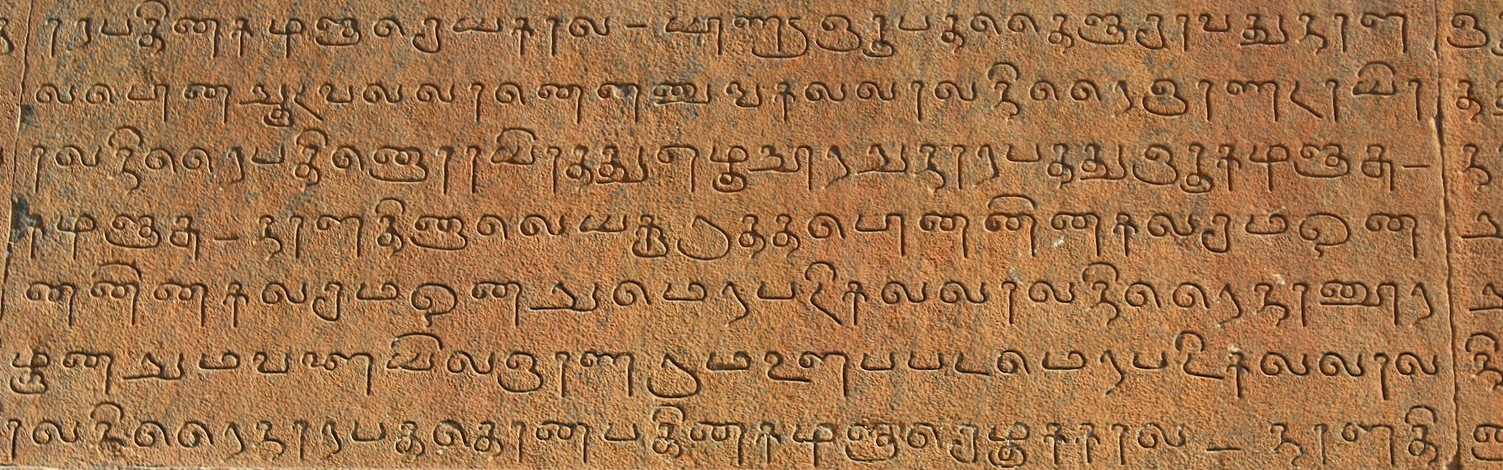
#> input picture test_images/11.jpg.jpeg, 1503 x 470 px; its folder holds only this picture in this run
$ python wavelet.py
#> lines starting #> are read from the running program, lines starting #| are printed output that depends on the picture; after the words box and inside, x2 and y2 are one past the last pixel; in counts of white or black regions, pixels touching at a corner belong together
"""
FULL PIPELINE:
Stone Inscription Preprocessing + Character Detection

All outputs are saved in ONE folder per image.
"""

import cv2
import numpy as np
import pywt
import os
import shutil


# ============================================================
# ---------------------- W1 FUNCTIONS ------------------------
# ============================================================

def load_image(image_path):

    img = cv2.imread(image_path)

    if img is None:
        raise FileNotFoundError(f"Image not found at: {image_path}")

    print(f"✓ Image loaded: {img.shape}")

    return img


def wavelet_denoise(gray_img, wavelet='db2', level=2, threshold=20):

    coeffs = pywt.wavedec2(gray_img, wavelet, level=level)

    coeffs_arr, coeff_slices = pywt.coeffs_to_array(coeffs)

    approx_size = coeffs[0].size

    coeffs_thresholded = coeffs_arr.copy()

    detail_coeffs = coeffs_arr.flatten()[approx_size:]

    detail_coeffs_thresholded = pywt.threshold(detail_coeffs, threshold, mode='soft')

    coeffs_thresholded.flatten()[approx_size:] = detail_coeffs_thresholded

    coeffs_from_arr = pywt.array_to_coeffs(
        coeffs_thresholded,
        coeff_slices,
        output_format='wavedec2'
    )

    denoised_img = pywt.waverec2(coeffs_from_arr, wavelet)

    denoised_img = np.clip(denoised_img, 0, 255).astype(np.uint8)

    print("✓ Wavelet denoising applied")

    return denoised_img


def apply_clahe(img, clip_limit=2.0, tile_grid_size=(8, 8)):

    clahe = cv2.createCLAHE(
        clipLimit=clip_limit,
        tileGridSize=tile_grid_size
    )

    enhanced_img = clahe.apply(img)

    print("✓ CLAHE enhancement applied")

    return enhanced_img


def process_single_image(image_path, output_dir):

    os.makedirs(output_dir, exist_ok=True)

    original_img = load_image(image_path)
    cv2.imwrite(os.path.join(output_dir, '01_original.jpg'), original_img)

    grayscale_img = cv2.cvtColor(original_img, cv2.COLOR_BGR2GRAY)
    cv2.imwrite(os.path.join(output_dir, '02_grayscale.jpg'), grayscale_img)

    print("✓ Grayscale conversion complete")

    wavelet_denoised = wavelet_denoise(grayscale_img)

    cv2.imwrite(os.path.join(output_dir, '03_wavelet.jpg'), wavelet_denoised)

    clahe_img = apply_clahe(wavelet_denoised)

    cv2.imwrite(os.path.join(output_dir, '04_clahe.jpg'), clahe_img)

    return clahe_img


# ============================================================
# ---------------------- W2 FUNCTIONS ------------------------
# ============================================================

def binarize_image(clahe_image):

    if len(clahe_image.shape) == 3:
        gray = cv2.cvtColor(clahe_image, cv2.COLOR_BGR2GRAY)
        print("✓ Converted to grayscale")
    else:
        gray = clahe_image.copy()

    blur = cv2.GaussianBlur(gray, (5, 5), 0)
    print("✓ Gaussian blur applied")

    _, binary = cv2.threshold(
        blur,
        0,
        255,
        cv2.THRESH_BINARY + cv2.THRESH_OTSU
    )

    print("✓ Otsu threshold applied")

    white_pixels = np.sum(binary == 255)
    black_pixels = np.sum(binary == 0)

    if white_pixels > black_pixels:
        binary = cv2.bitwise_not(binary)
        print("✓ Image inverted")

    kernel = cv2.getStructuringElement(cv2.MORPH_RECT, (3, 3))

    binary = cv2.morphologyEx(binary, cv2.MORPH_OPEN, kernel)

    print("✓ Morphological opening applied")

    return binary, gray


def detect_contours(binary_image):

    contours, _ = cv2.findContours(
        binary_image,
        cv2.RETR_EXTERNAL,
        cv2.CHAIN_APPROX_SIMPLE
    )

    print(f"✓ Found {len(contours)} contours")

    valid_contours = []

    for contour in contours:

        x, y, w, h = cv2.boundingRect(contour)
        area = cv2.contourArea(contour)

        if w >= 10 and h >= 10 and area >= 100:
            valid_contours.append(contour)

    print(f"✓ Filtered to {len(valid_contours)} character contours")

    return valid_contours


def draw_bounding_boxes(clahe_image, contours, output_path):

    if len(clahe_image.shape) == 2:
        clahe_with_boxes = cv2.cvtColor(clahe_image, cv2.COLOR_GRAY2BGR)
    else:
        clahe_with_boxes = clahe_image.copy()

    for contour in contours:
        x, y, w, h = cv2.boundingRect(contour)
        cv2.rectangle(clahe_with_boxes, (x, y), (x + w, y + h), (0, 255, 0), 2)

    cv2.imwrite(output_path, clahe_with_boxes)

    print("✓ Bounding boxes saved")


def save_characters(clahe_image, contours, char_dir):

    os.makedirs(char_dir, exist_ok=True)

    if len(clahe_image.shape) == 3:
        clahe_gray = cv2.cvtColor(clahe_image, cv2.COLOR_BGR2GRAY)
    else:
        clahe_gray = clahe_image.copy()

    bounding_boxes = [cv2.boundingRect(c) for c in contours]

    sorted_indices = sorted(
        range(len(bounding_boxes)),
        key=lambda i: (bounding_boxes[i][1] // 50, bounding_boxes[i][0])
    )

    for idx, contour_idx in enumerate(sorted_indices):

        x, y, w, h = bounding_boxes[contour_idx]

        padding = 5

        x_start = max(0, x - padding)
        y_start = max(0, y - padding)

        x_end = min(clahe_gray.shape[1], x + w + padding)
        y_end = min(clahe_gray.shape[0], y + h + padding)

        char_img = clahe_gray[y_start:y_end, x_start:x_end]

        cv2.imwrite(os.path.join(char_dir, f'char_{idx}.png'), char_img)

    print(f"✓ Saved {len(sorted_indices)} characters")


# ============================================================
# ------------------------ MAIN ------------------------------
# ============================================================

def main():

    INPUT_FOLDER = "test_images"
    OUTPUT_FOLDER = "wavelet_output"

    exts = ('.jpg', '.jpeg', '.png')

    images = sorted(
        [f for f in os.listdir(INPUT_FOLDER) if f.lower().endswith(exts)]
    )

    if os.path.exists(OUTPUT_FOLDER):
        shutil.rmtree(OUTPUT_FOLDER)

    os.makedirs(OUTPUT_FOLDER)

    print("="*70)
    print("STONE INSCRIPTION FULL PIPELINE")
    print("="*70)

    total_chars = 0

    for i, fname in enumerate(images, start=1):

        print(f"\n[{i}/{len(images)}] Processing {fname}")

        image_path = os.path.join(INPUT_FOLDER, fname)

        name = os.path.splitext(fname)[0]

        out_dir = os.path.join(OUTPUT_FOLDER, name)

        os.makedirs(out_dir)

        try:

            clahe_img = process_single_image(image_path, out_dir)
#> in load_image, img is the input picture: shape (470, 1503, 3); mean B, G, R 75.1, 115.5, 160.7
#| ✓ Image loaded: (470, 1503, 3)
#> in process_single_image, `grayscale_img = cv2.cvtColor(original_img, cv2.COLOR_BGR2GRAY)`:
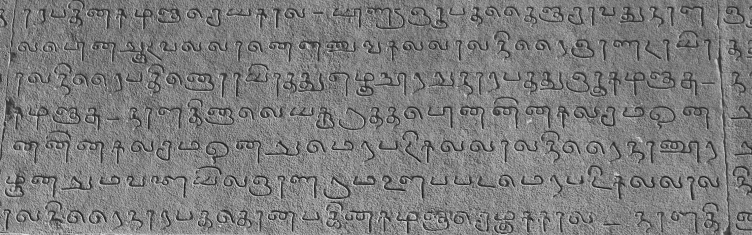
#> grayscale_img: shape (470, 1503) (shown at 1/2 size); min 6, max 244, mean 124.4
#> in wavelet_denoise, `coeffs = pywt.wavedec2(gray_img, wavelet, level=level)`: coeffs = 3 items
#> in wavelet_denoise, `coeffs_arr, coeff_slices = pywt.coeffs_to_array(coeffs)`:
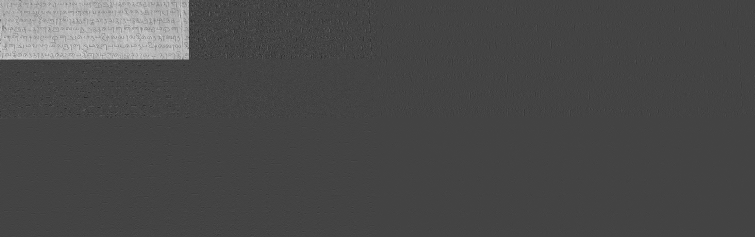
#> coeffs_arr: shape (474, 1509) float64 (shown at 1/2 size); min -307.2, max 851.8, mean 31.3; drawn with min black and max white

            binary, _ = binarize_image(clahe_img)
#> in binarize_image, `_, binary = cv2.threshold( blur, 0, 255, cv2.THRESH_BINARY + cv2.THRES..`:
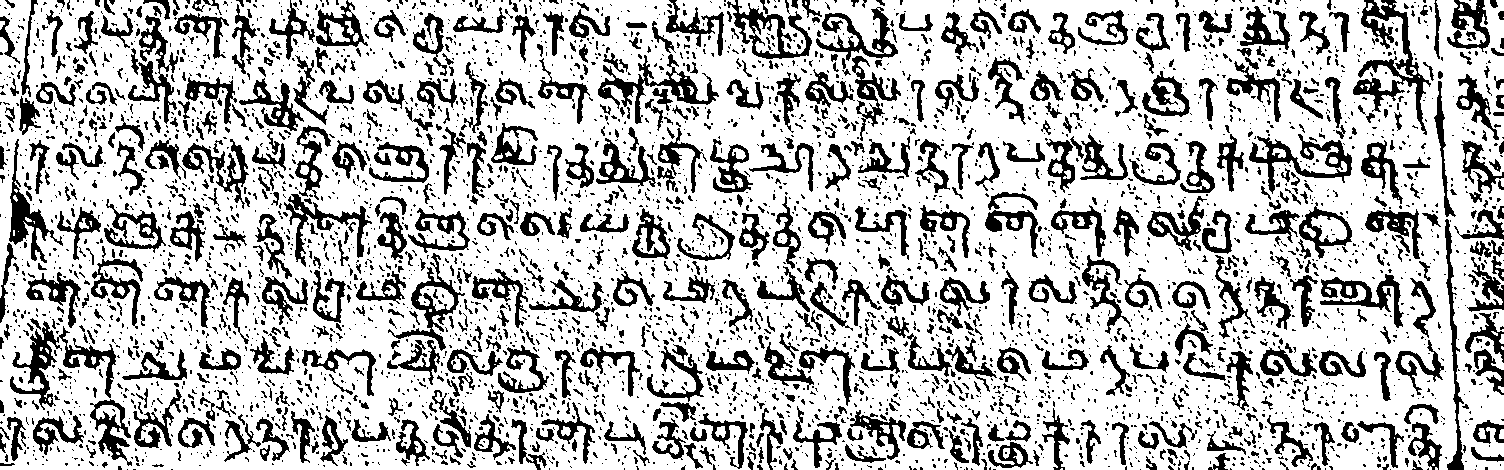
#> binary: shape (470, 1504); 73.2% white; 4747 black regions (3873 under 20 px), largest, box (x1, y1, x2, y2) and area: (1353, 0, 1431, 135) 2705, (10, 321, 116, 410) 2337, (598, 54, 719, 124) 1927
#> in binarize_image, `white_pixels = np.sum(binary == 255)`: white_pixels = 517472
#> in binarize_image, `black_pixels = np.sum(binary == 0)`: black_pixels = 189408
#> in binarize_image, `binary = cv2.morphologyEx(binary, cv2.MORPH_OPEN, kernel)`:
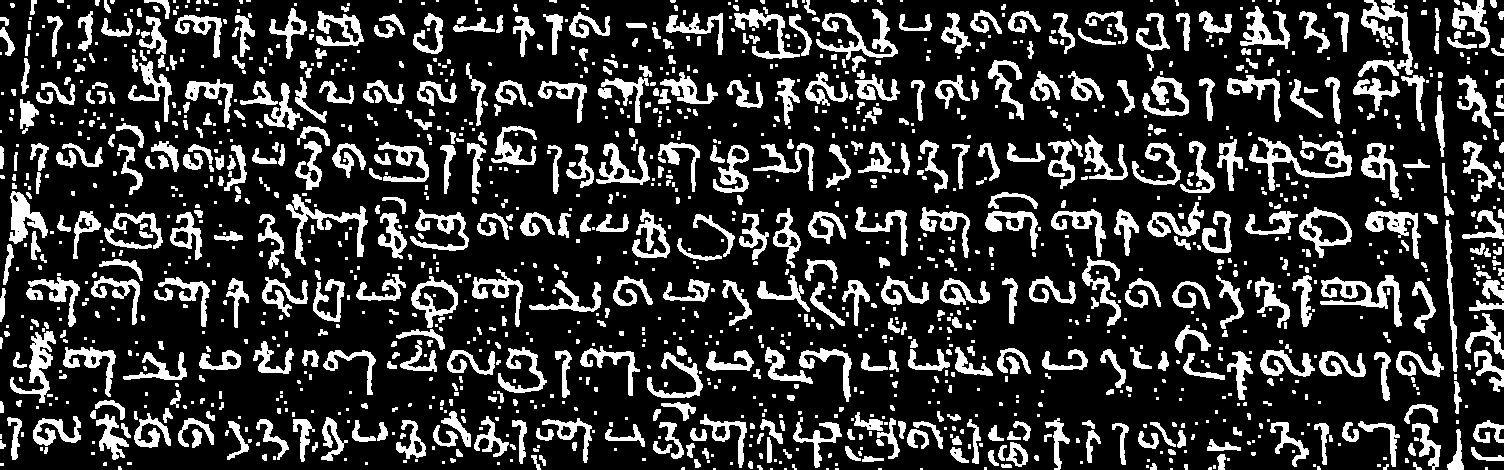
#> binary: shape (470, 1504); 20.6% white; 1510 white regions (803 under 20 px)

            cv2.imwrite(os.path.join(out_dir, "binary_for_detection.jpg"), binary)

            contours = detect_contours(binary)
#> in detect_contours, `contours, _ = cv2.findContours( binary_image, cv2.RETR_EXTERNAL, cv2.C..`: contours = 1509 contours, 986 with area under 20; largest, box (x1, y1, x2, y2) and area: (1249, 137, 1352, 191) 1475, (1299, 207, 1352, 258) 1466, (411, 276, 458, 328) 1303, (1320, 275, 1402, 327) 1177, (816, 9, 898, 60) 1026
#| ✓ Found 1509 contours
#> the loop in detect_contours, `for contour in contours: ` made 1509 passes
#> (x, y, w, h, area) on passes 22, 24, 27: (1001, 464, 11, 4, 28), (1150, 463, 7, 7, 24), (1413, 462, 9, 8, 21)
#> after the loop in detect_contours, `for contour in contours:`: valid_contours = 269 contours; largest, box (x1, y1, x2, y2) and area: (1249, 137, 1352, 191) 1475, (1299, 207, 1352, 258) 1466, (411, 276, 458, 328) 1303, (1320, 275, 1402, 327) 1177, (816, 9, 898, 60) 1026
#| ✓ Filtered to 269 character contours
#> contours has the same summary as valid_contours in detect_contours

            draw_bounding_boxes(
                clahe_img,
                contours,
                os.path.join(out_dir, "clahe_bounding_boxes.jpg")
            )
#> the loop in draw_bounding_boxes, `for contour in contours:` made 269 passes
#> (x, y, w, h) on passes 1 to 3: (1471, 447, 33, 14), (950, 447, 19, 16), (1006, 442, 22, 25)
#> after the loop in draw_bounding_boxes, `for contour in contours:`:
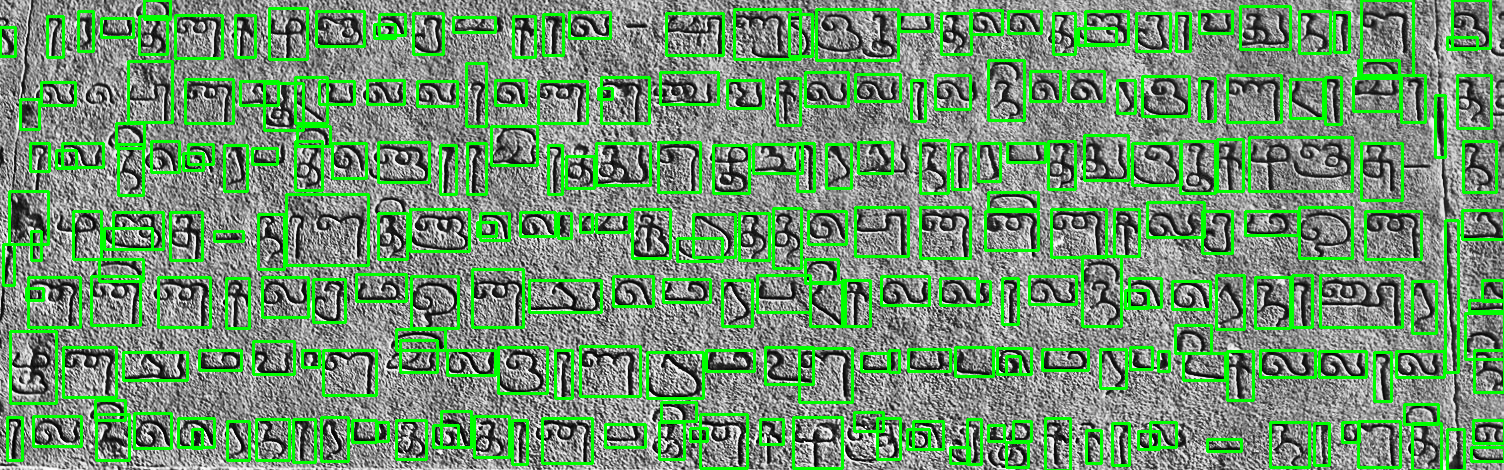
#> clahe_with_boxes: shape (470, 1504, 3); mean B, G, R 109.6, 148.9, 109.6

            char_dir = os.path.join(out_dir, "characters")

            save_characters(clahe_img, contours, char_dir)
#> the loop in save_characters, `for idx, contour_idx in enumerate(sorted_indices): ` made 269 passes
#> contour_idx on passes 1 to 3: 234, 240, 260
#> pass 1, in save_characters, `char_img = clahe_gray[y_start:y_end, x_start:x_end]`:
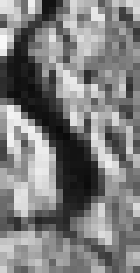
#> char_img: shape (39, 20) (shown 7 times larger); min 11, max 248, mean 126.1
#> pass 3, in save_characters, `char_img = clahe_gray[y_start:y_end, x_start:x_end]`:
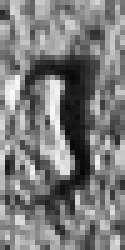
#> char_img: shape (50, 25) (shown 5 times larger); min 6, max 249, mean 123.7
#| ✓ Saved 269 characters

            total_chars += len(contours)

        except Exception as e:

            print(f"✗ Failed: {e}")

    print("\n"+"="*70)
    print("PIPELINE COMPLETE")
    print("="*70)

    print(f"Total characters detected: {total_chars}")
#| Total characters detected: 269
    print(f"Results saved in: {OUTPUT_FOLDER}")


if __name__ == "__main__":
    main()

$ run again, on test_images/31.jpg.jpeg
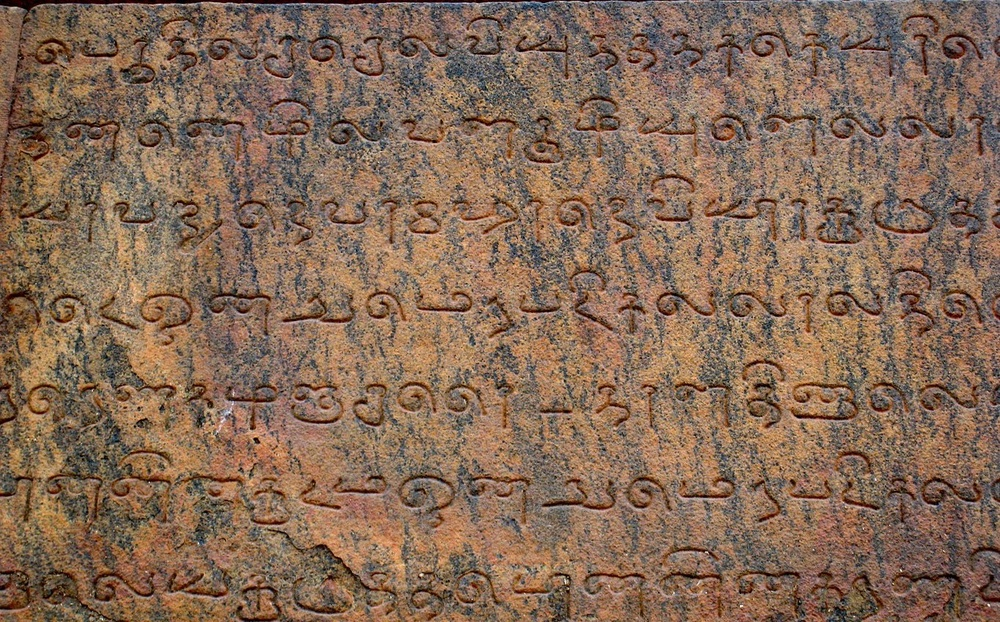
#> input picture test_images/31.jpg.jpeg, 1000 x 622 px, shrunk from 1365 x 849 before the run
#> in load_image, img is the input picture: shape (622, 1000, 3); mean B, G, R 86.8, 106.5, 134.1
#| ✓ Image loaded: (622, 1000, 3)
#> coeffs = 3 items
#> white_pixels = 360333
#> black_pixels = 261667
#> in detect_contours, `contours, _ = cv2.findContours( binary_image, cv2.RETR_EXTERNAL, cv2.C..`: contours = 1148 contours, 657 with area under 20; largest, box (x1, y1, x2, y2) and area: (0, 0, 532, 622) 42598, (139, 106, 344, 430) 20852, (870, 166, 1000, 324) 6314, (391, 5, 588, 163) 6202, (394, 421, 620, 528) 5576
#| ✓ Found 1148 contours
#> the loop in detect_contours, `for contour in contours: ` made 1148 passes
#> (x, y, w, h, area) on passes 16, 22, 23: (309, 617, 21, 5, 55), (173, 613, 8, 7, 25), (187, 610, 9, 12, 59)
#> after the loop in detect_contours, `for contour in contours:`: valid_contours = 173 contours; largest, box (x1, y1, x2, y2) and area: (0, 0, 532, 622) 42598, (139, 106, 344, 430) 20852, (870, 166, 1000, 324) 6314, (391, 5, 588, 163) 6202, (394, 421, 620, 528) 5576
#| ✓ Filtered to 173 character contours
#> in main, `contours = detect_contours(binary)`: contours has the same summary as valid_contours in detect_contours
#> the loop in draw_bounding_boxes, `for contour in contours:` made 173 passes
#> (x, y, w, h) on passes 1 to 3: (761, 608, 33, 14), (145, 608, 28, 14), (41, 608, 29, 14)
#> after the loop in draw_bounding_boxes, `for contour in contours:`:
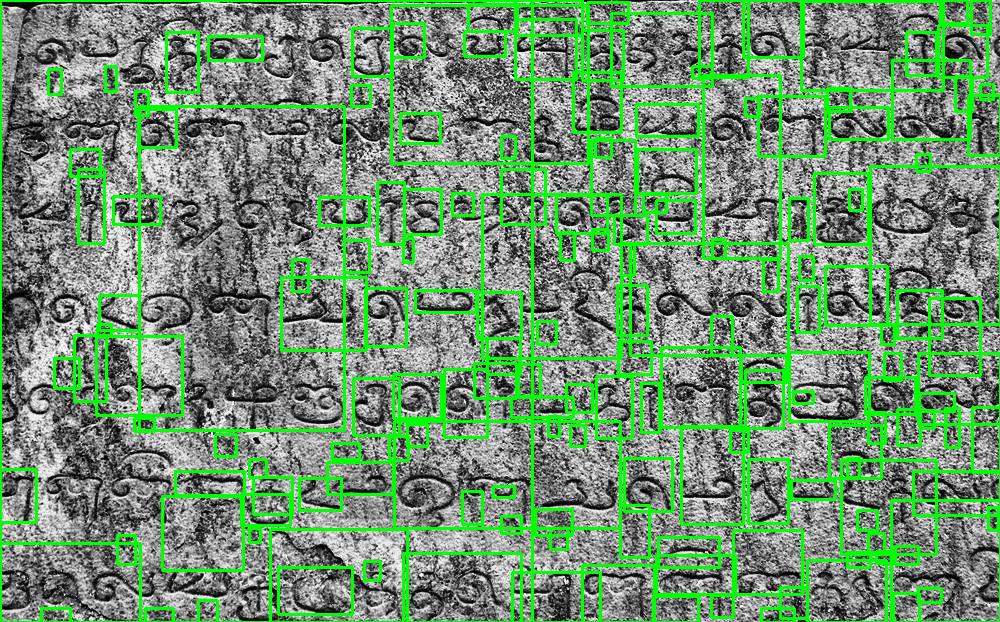
#> clahe_with_boxes: shape (622, 1000, 3); mean B, G, R 110.8, 145.5, 110.8
#> the loop in save_characters, `for idx, contour_idx in enumerate(sorted_indices): ` made 173 passes
#> contour_idx on passes 1 to 3: 172, 155, 153
#> pass 3, in save_characters, `char_img = clahe_gray[y_start:y_end, x_start:x_end]`:
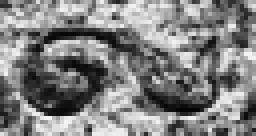
#> char_img: shape (34, 64) (shown 4 times larger); min 3, max 245, mean 129.1
#| ✓ Saved 173 characters
#| Total characters detected: 173
